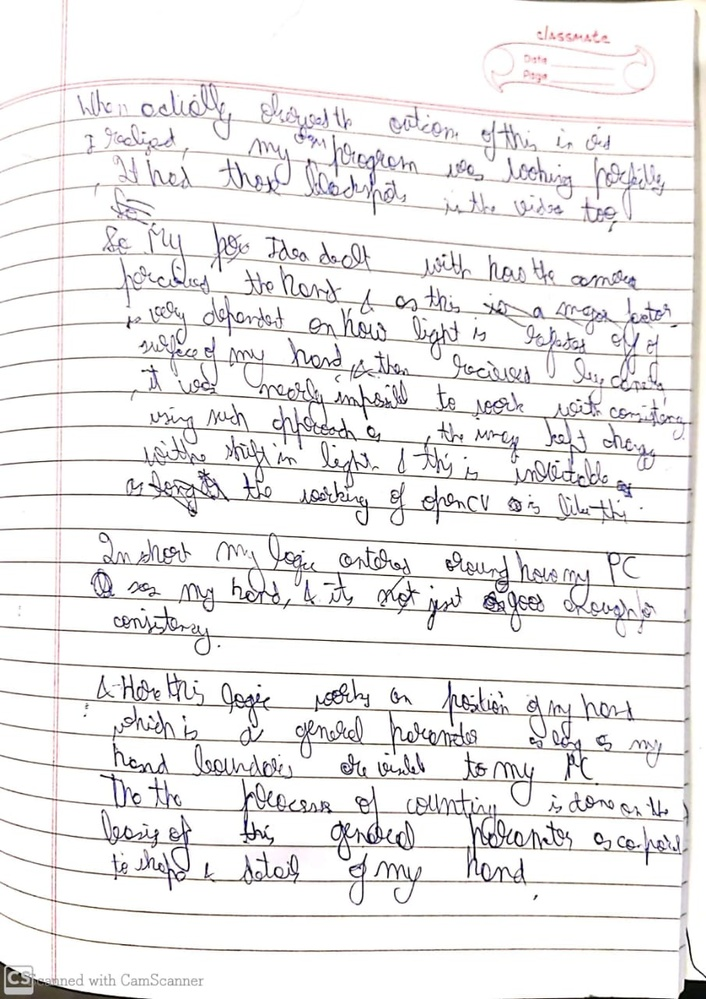
#> input picture WhatsApp Image 2020-04-20 at 7.18.18 PM.jpeg, 706 x 999 px, shrunk from 905 x 1280 before the run, given in place of the camera
$ python Trial2.py
#> lines starting #> are read from the running program, lines starting #| are printed output that depends on the picture; after the words box and inside, x2 and y2 are one past the last pixel; in counts of white or black regions, pixels touching at a corner belong together
import cv2
import numpy as np
import matplotlib.pyplot as plt

cam = cv2.VideoCapture(0)
w = int(cam.get(cv2.CAP_PROP_FRAME_WIDTH))
h = int(cam.get(cv2.CAP_PROP_FRAME_HEIGHT))

ret,frame = cam.read()
#> frame is the input picture: shape (999, 706, 3); mean B, G, R 236.5, 236.3, 237.6
blured = cv2.blur(frame.copy(), (5,5))
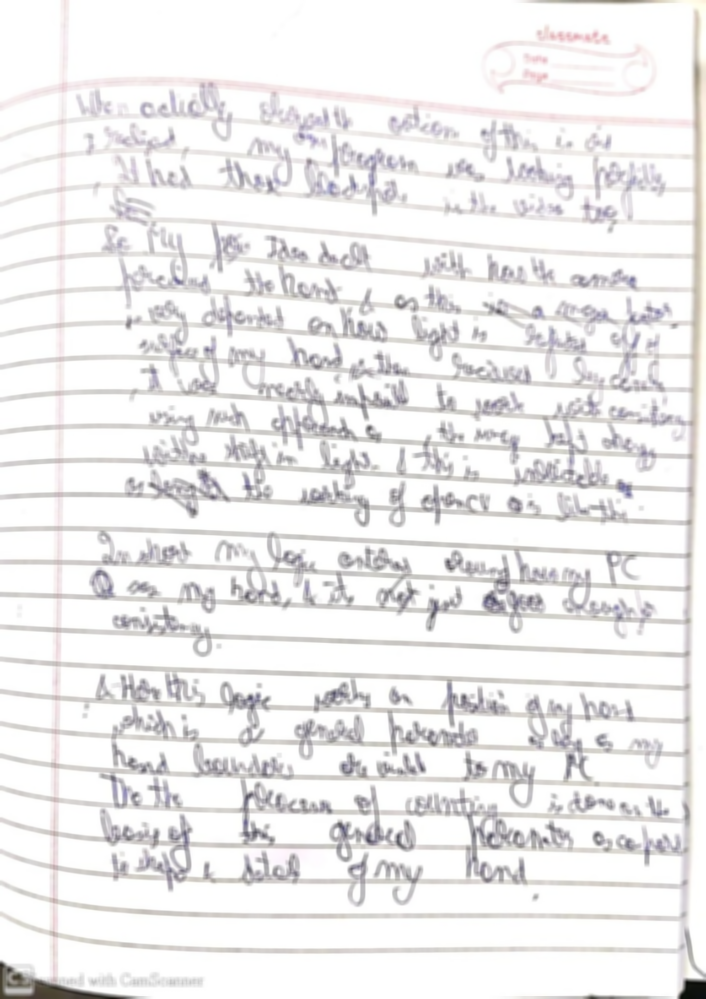
#> blured: shape (999, 706, 3); mean B, G, R 236.5, 236.3, 237.6
gray = cv2.cvtColor(blured, cv2.COLOR_BGR2GRAY)
roi = gray[h-250:h,w-250:w]
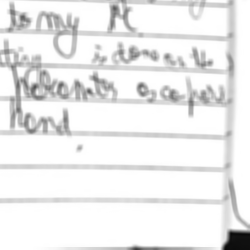
#> roi: shape (250, 250); min 10, max 255, mean 236

_ , thresholded = cv2.threshold(roi, 127, 255, cv2.THRESH_BINARY + cv2.THRESH_OTSU)
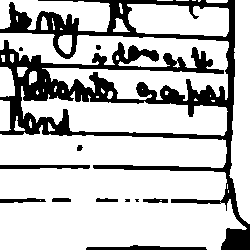
#> thresholded: shape (250, 250); 75.9% white; 12 black regions (3 under 20 px), largest, box (x1, y1, x2, y2) and area: (0, 0, 250, 250) 13837, (86, 245, 207, 250) 395, (0, 165, 90, 169) 328

transformed = cv2.distanceTransform(thresholded, cv2.DIST_L2, 3)
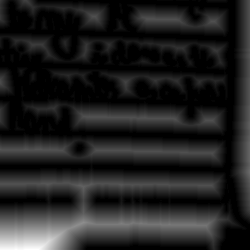
#> transformed: shape (250, 250) float32; min 0, max 45.84, mean 6; drawn with min black and max white
_ , trans_thresholded40 = cv2.threshold(transformed, 0.40*transformed.max(),255,0)
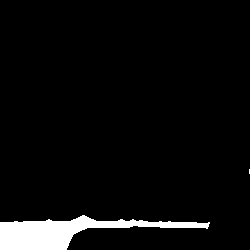
#> trans_thresholded40: shape (250, 250) float32; 4.9% white; 2 white regions (1 under 20 px), largest, box (x1, y1, x2, y2) and area: (0, 215, 210, 250) 3069
_ , trans_thresholded10 = cv2.threshold(transformed, 0.10*transformed.max(),255,0)
#> trans_thresholded10: shape (250, 250) float32; 47.8% white; 23 white regions (5 under 20 px), largest, box (x1, y1, x2, y2) and area: (0, 172, 236, 250) 13756, (0, 138, 223, 164) 4545, (68, 105, 223, 131) 3050
diff1 = cv2.absdiff(trans_thresholded10,trans_thresholded40)
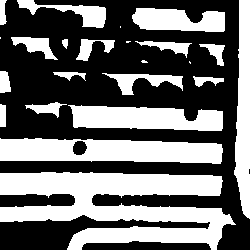
#> diff1: shape (250, 250) float32; 42.9% white; 23 white regions (5 under 20 px), largest, box (x1, y1, x2, y2) and area: (0, 172, 236, 250) 10687, (0, 138, 223, 164) 4545, (68, 105, 223, 131) 3050
#diff1 = cv2.erode(diff1, (5,5), 3)

while True:

    ret,frame = cam.read()
    blured = cv2.blur(frame.copy(), (5,5))
    gray = cv2.cvtColor(blured, cv2.COLOR_BGR2GRAY)
    roi = gray[h-250:h,w-250:w]
    cv2.rectangle(frame, (w-250,h-250) , (w,h), 255, 5)

    _ , thresholded = cv2.threshold(roi, 127, 255, cv2.THRESH_BINARY + cv2.THRESH_OTSU)

    transformed = cv2.distanceTransform(thresholded, cv2.DIST_L2, 3)
    _ , trans_thresholded40 = cv2.threshold(transformed, 0.40*transformed.max(),255,0)
    _ , trans_thresholded10 = cv2.threshold(transformed, 0.10*transformed.max(),255,0)
    diff2= cv2.absdiff(trans_thresholded10,trans_thresholded40)
    #diff2 = cv2.erode(diff2, (5,5), 3)


    diff = cv2.absdiff(diff1,diff2)
#> diff: shape (250, 250) float32; every value is 0
    #diff = cv2.blur(diff,(5,5))
    diff = cv2.erode(diff, (5,5), 1000)
    #diff = cv2.distanceTransform(diff, cv2.DIST_L2, 5)

    diff = np.expand_dims(diff, axis = 2)

    frame[h-250:h,w-250:w] = diff
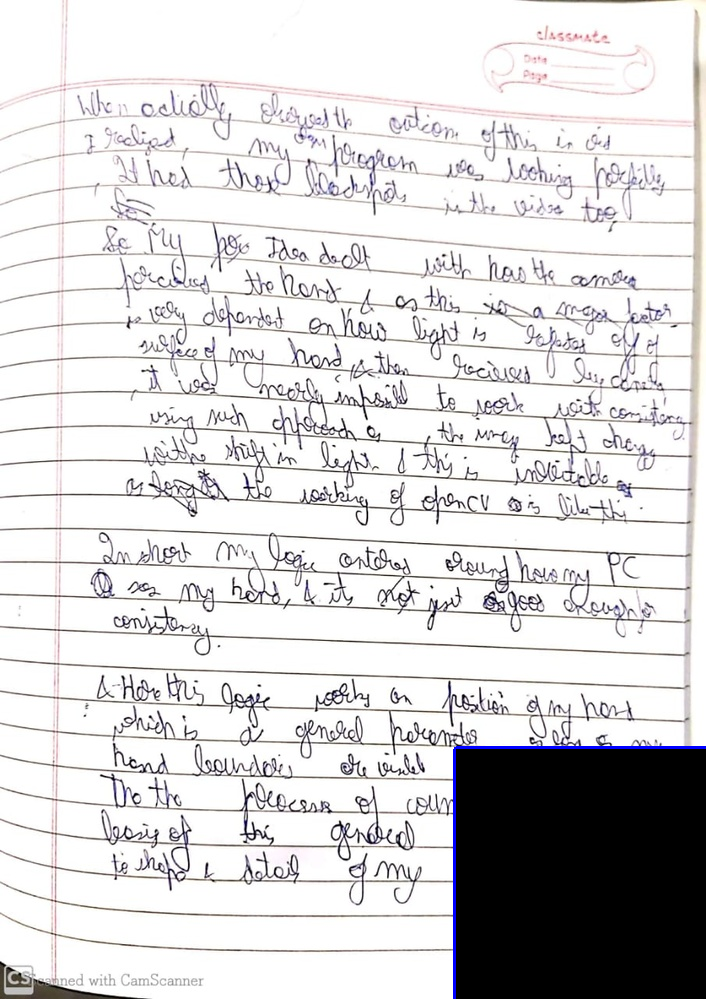
#> frame: shape (999, 706, 3); mean B, G, R 215.7, 214.9, 216.1


    cv2.imshow('frame',frame)

    if cv2.waitKey(10) & 0xFF == 27:
#> (key Esc is pressed here)
        print(frame.shape)
#| (999, 706, 3)
        break

cam.release()
cv2.destroyAllWindows()
